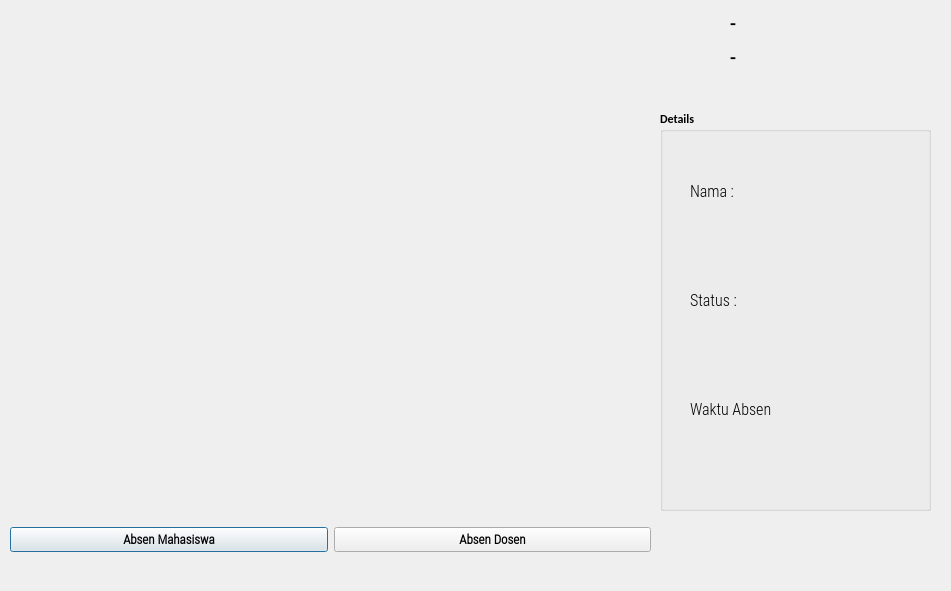
<?xml version="1.0" encoding="UTF-8"?>
<ui version="4.0">
 <class>OutputDialog</class>
 <widget class="QDialog" name="OutputDialog">
  <property name="geometry">
   <rect>
    <x>0</x>
    <y>0</y>
    <width>951</width>
    <height>591</height>
   </rect>
  </property>
  <property name="minimumSize">
   <size>
    <width>0</width>
    <height>0</height>
   </size>
  </property>
  <property name="maximumSize">
   <size>
    <width>1280</width>
    <height>720</height>
   </size>
  </property>
  <property name="font">
   <font>
    <family>Calibri</family>
    <weight>75</weight>
    <bold>true</bold>
   </font>
  </property>
  <property name="windowTitle">
   <string>Face Recognition Attendance App</string>
  </property>
  <property name="windowIcon">
   <iconset resource="resource.qrc">
    <normaloff>:/icon/icon.png</normaloff>:/icon/icon.png</iconset>
  </property>
  <widget class="QLabel" name="imgLabel">
   <property name="geometry">
    <rect>
     <x>10</x>
     <y>10</y>
     <width>640</width>
     <height>480</height>
    </rect>
   </property>
   <property name="minimumSize">
    <size>
     <width>4</width>
     <height>0</height>
    </size>
   </property>
   <property name="maximumSize">
    <size>
     <width>640</width>
     <height>480</height>
    </size>
   </property>
   <property name="text">
    <string/>
   </property>
  </widget>
  <widget class="QWidget" name="horizontalLayoutWidget">
   <property name="geometry">
    <rect>
     <x>10</x>
     <y>500</y>
     <width>641</width>
     <height>80</height>
    </rect>
   </property>
   <layout class="QHBoxLayout" name="horizontalLayout">
    <item>
     <widget class="QPushButton" name="ClockInButton">
      <property name="font">
       <font>
        <family>Roboto Condensed Light</family>
        <pointsize>10</pointsize>
        <weight>75</weight>
        <bold>true</bold>
       </font>
      </property>
      <property name="text">
       <string>Absen Mahasiswa</string>
      </property>
      <property name="checkable">
       <bool>true</bool>
      </property>
     </widget>
    </item>
    <item>
     <widget class="QPushButton" name="ClockOutButton">
      <property name="font">
       <font>
        <family>Roboto Condensed Light</family>
        <pointsize>10</pointsize>
        <weight>75</weight>
        <bold>true</bold>
       </font>
      </property>
      <property name="text">
       <string>Absen Dosen</string>
      </property>
      <property name="checkable">
       <bool>true</bool>
      </property>
     </widget>
    </item>
   </layout>
  </widget>
  <widget class="QWidget" name="gridLayoutWidget">
   <property name="geometry">
    <rect>
     <x>730</x>
     <y>10</y>
     <width>171</width>
     <height>61</height>
    </rect>
   </property>
   <layout class="QGridLayout" name="gridLayout_2">
    <item row="0" column="0">
     <widget class="QLabel" name="Date_Label">
      <property name="font">
       <font>
        <family>Roboto Condensed Light</family>
        <pointsize>15</pointsize>
        <weight>75</weight>
        <bold>true</bold>
       </font>
      </property>
      <property name="text">
       <string>-</string>
      </property>
     </widget>
    </item>
    <item row="1" column="0">
     <widget class="QLabel" name="Time_Label">
      <property name="font">
       <font>
        <family>Roboto Condensed Light</family>
        <pointsize>15</pointsize>
        <weight>75</weight>
        <bold>true</bold>
       </font>
      </property>
      <property name="text">
       <string>-</string>
      </property>
     </widget>
    </item>
   </layout>
  </widget>
  <widget class="QGroupBox" name="groupBox">
   <property name="geometry">
    <rect>
     <x>660</x>
     <y>110</y>
     <width>271</width>
     <height>401</height>
    </rect>
   </property>
   <property name="title">
    <string>Details</string>
   </property>
   <widget class="QWidget" name="verticalLayoutWidget">
    <property name="geometry">
     <rect>
      <x>30</x>
      <y>30</y>
      <width>97</width>
      <height>321</height>
     </rect>
    </property>
    <layout class="QVBoxLayout" name="verticalLayout">
     <item>
      <widget class="QLabel" name="label_3">
       <property name="font">
        <font>
         <family>Roboto Condensed Light</family>
         <pointsize>12</pointsize>
         <weight>50</weight>
         <bold>false</bold>
        </font>
       </property>
       <property name="text">
        <string>Nama : </string>
       </property>
      </widget>
     </item>
     <item>
      <widget class="QLabel" name="label_4">
       <property name="font">
        <font>
         <family>Roboto Condensed Light</family>
         <pointsize>12</pointsize>
         <weight>50</weight>
         <bold>false</bold>
        </font>
       </property>
       <property name="text">
        <string>Status :</string>
       </property>
      </widget>
     </item>
     <item>
      <widget class="QLabel" name="label_5">
       <property name="font">
        <font>
         <family>Roboto Condensed Light</family>
         <pointsize>12</pointsize>
         <weight>50</weight>
         <bold>false</bold>
        </font>
       </property>
       <property name="text">
        <string>Waktu Absen</string>
       </property>
      </widget>
     </item>
    </layout>
   </widget>
   <widget class="QWidget" name="verticalLayoutWidget_2">
    <property name="geometry">
     <rect>
      <x>120</x>
      <y>30</y>
      <width>131</width>
      <height>321</height>
     </rect>
    </property>
    <layout class="QVBoxLayout" name="verticalLayout_2">
     <item>
      <widget class="QLabel" name="NameLabel">
       <property name="font">
        <font>
         <family>Roboto Condensed Light</family>
         <pointsize>12</pointsize>
         <weight>50</weight>
         <bold>false</bold>
        </font>
       </property>
       <property name="text">
        <string/>
       </property>
      </widget>
     </item>
     <item>
      <widget class="QLabel" name="StatusLabel">
       <property name="font">
        <font>
         <family>Roboto Condensed Light</family>
         <pointsize>12</pointsize>
         <weight>50</weight>
         <bold>false</bold>
        </font>
       </property>
       <property name="text">
        <string/>
       </property>
      </widget>
     </item>
     <item>
      <layout class="QHBoxLayout" name="horizontalLayout_2">
       <item>
        <widget class="QLabel" name="HoursLabel">
         <property name="font">
          <font>
           <family>Roboto Condensed Light</family>
           <pointsize>12</pointsize>
           <weight>50</weight>
           <bold>false</bold>
          </font>
         </property>
         <property name="text">
          <string/>
         </property>
        </widget>
       </item>
       <item>
        <widget class="QLabel" name="MinLabel">
         <property name="font">
          <font>
           <family>Roboto Condensed Light</family>
           <pointsize>12</pointsize>
           <weight>50</weight>
           <bold>false</bold>
          </font>
         </property>
         <property name="text">
          <string/>
         </property>
        </widget>
       </item>
      </layout>
     </item>
    </layout>
   </widget>
  </widget>
 </widget>
 <resources>
  <include location="resource.qrc"/>
 </resources>
 <connections/>
</ui>
